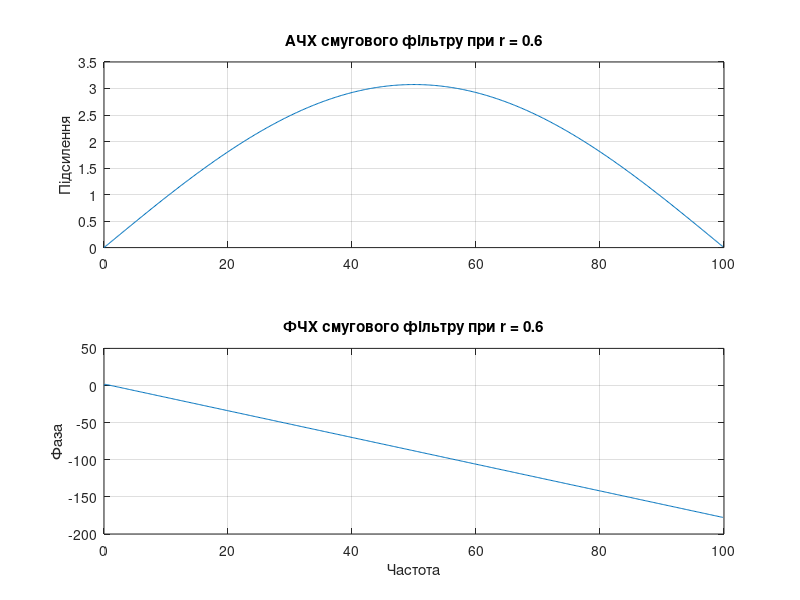

The MATLAB source for this figure: (Note: this script raises an error after producing the figure.)
function lab03_main
%=== Дисципліна:Основи обробки біомедичної інформації ===
%--- Лабораторна робота #3 ФІЛЬТРАЦІЯ БІОСИГНАЛІВ ФІЛЬТРАМИ З НІХ
%
% Використовуйте файли даних: 
%   ecg105.txt - сигнал ЕКГ
%   ecg2x60.dat - сигнал ЕКГ з мережевою перешкодою частотою 60 Гц
%
%----------------------------------------------------------
 
clear, clc, close all
disp('Лабораторна робота #3')
disp('ФІЛЬТРАЦІЯ БІОСИГНАЛІВ ФІЛЬТРАМИ З НІХ')
disp('Виконав: Шелемба П.В., група БМ-462 ННІІДС')
 
%=== Завдання #1.1 ===
% Синтезування смугового фільтру 2-го порядку 
fs = 200;
r = 0.6;
fc = 20; % центральна частота
phi = 2*pi.*fc/fs;
b = [1 0 -1]; % чисельник CФ 
a = 1-2*r*cos(phi)*r^2; % знаменник

%=== Завдання #1.2 ===
% АЧХ та ФЧХ смугового фільтру 2-го порядку
n = 512; % кількість точок, що розраховуються
figure(1)
[h, f] = freqz(b, a, n);
mag = abs(h);
phase = angle(h)*180/pi;
subplot(2, 1, 1); plot(f/(2*pi)*fs, mag), grid on;
title('АЧХ смугового фільтру при r = 0.6'); ylabel('Підсилення');
subplot(2, 1, 2); plot(f/(2*pi)*fs, unwrap(phase)), grid on;
title('ФЧХ смугового фільтру при r = 0.6'); xlabel('Частота'); ylabel('Фаза');

% Обчислення нулів та полюсів фільтру
disp('Нулі смугового фільтру при r = 0.6:');
x = roots(b);
disp(x);
disp('Полюси смугового фільтру при r = 0.6:');
y = poly(a);
disp(y);

% Карта нулів та полюсів фільтру
figure(2)
z = zplane(b);
title('Карта нулів та полюсів смугового фільтру при r = 0.6');

%=== Завдання #1.3 ===
% r = 0.7
r1 = 0.7;
b1 = [1 0 -1];          
a1 = 1-2*r1*cos(phi)*r1^2;     
figure(3)
[h1, f1] = freqz(b1, a1, n);
mag2 = abs(h1);
phase2 = angle(h1)*180/pi;
subplot(2, 1, 1); plot(f1/(2*pi)*fs, mag2), grid on;
title('АЧХ смугового фільтру при r = 0.7'); ylabel('Підсилення');
subplot(2, 1, 2); plot(f1/(2*pi)*fs, unwrap(phase2)), grid on;
title('ФЧХ смугового фільтру при r = 0.7'); xlabel('Частота'); ylabel('Фаза');

% Обчислення нулів та полюсів фільтру
disp('Нулі смугового фільтру при r = 0.7:');
x1 = roots(b1);
disp(x1);
disp('Полюси смугового фільтру при r = 0.7:');
y1 = poly(a1);
disp(y1);

% Карта нулів та полюсів фільтру
figure(4)
z1 = zplane(b1);
title('Карта нулів та полюсів смугового фільтру при r = 0.7');

% r = 0.9
r2 = 0.9;
b2 = [1 0 -1];          
a2 = 1-2*r2*cos(phi)*r2^2;     
figure(5)
[h2, f2] = freqz(b2, a2, n);
mag3 = abs(h2);
phase3 = angle(h2)*180/pi;
subplot(2, 1, 1); plot(f2/(2*pi)*fs, mag3), grid on;
title('АЧХ смугового фільтру при r = 0.9'); ylabel('Підсилення');
subplot(2, 1, 2); plot(f2/(2*pi)*fs, unwrap(phase3)), grid on;
title('ФЧХ смугового фільтру при r = 0.9'); xlabel('Частота'); ylabel('Фаза');

% Обчислення нулів та полюсів фільтру
disp('Нулі смугового фільтру при r = 0.9:');
x2 = roots (b2);
disp(x2);
disp('Полюси смугового фільтру при r = 0.9:');
y2 = poly (a2);
disp(y2);

% Карта нулів та полюсів фільтру
figure(6)
z2 = zplane(b2);
title('Карта нулів та полюсів смугового фільтру при r = 0.9:');

%=== Завдання #1.4 ===
%Визначення добротності
%при r=0.6 y=3.075 0.7y=2.1525 
xd1 = 24.61;
xd2 = 75.39;
%при r=0.7 y=4.494 0.7y=3.1458 x1=24.61 x2=75.39
%при r=0.9 y=11.14 0.7y=7.798 x1=24.61 x2=75.39
disp('Добротність смугового фільтру:');
Q = fc/(xd2-xd1);
disp(Q);

%=== Завдання #1.5 ===
%Побудува графіків перехідних процесів
figure(7)
subplot(3, 1, 1); stepz(b, a);
title('Графік перехідного процесу при r = 0.6');
subplot(3, 1, 2); stepz(b1, a1);
title('Графік перехідного процесу при r = 0.7');
subplot(3, 1, 3); stepz(b2, a2);
title('Графік перехідного процесу при r = 0.9');

%=== Завдання #2.1 ===
% Фільтрація ЕКГ при r = 0.6 
r3 = 0.6;
b3 = [1 0 -1];          
a3 = 1-2*r3*cos(phi)*r3^2; 
ecg = load('ecg105.txt'); % сигнал ЕКГ
ecgd1 = detrend(ecg);
ecgf1 = filter(b3, a3, ecgd1);
t1 = (0:length(ecgf1)-1)/fs;
figure(8)
subplot(2, 1, 1); plot(t1, ecg), grid on;
title('Сигнал з шумом');
xlim([0 2]);
ylabel('Амплітуда');
subplot(2, 1, 2); plot(t1, ecgd1); grid on;
title('Відфільтрований сигнал при r = 0.6');
xlim([0 2]);
xlabel('Відліки'); ylabel('Амплітуда');

%=== Завдання #2.2 ===
% Фільтрація ЕКГ при r = 0.7 та r = 0.8
% r = 0.7
r4 = 0.7;
b4 = [1 0 -1];          
a4 = 1-2*r4*cos(phi)*r4^2; 
ecgf2 = filter(b4, a4, ecgd1);
t2 = (0:length(ecgf2)-1)/fs;
figure(9)
subplot(2, 1, 1); plot(t2, ecgd1), grid on;
title('Сигнал з шумом');
xlim([0 2]);
ylabel('Амплітуда');
subplot(2, 1, 2); plot(t2, ecgf2), grid on;
title('Відфільтрований сигнал при r = 0.7');
xlim([0 2]);
xlabel('Відліки'); ylabel('Амплітуда');

% r = 0.8
r5 = 0.8;
b5 = [1 0 -1];          
a5 = 1-2*r5*cos(phi)*r5^2; 
ecgf3 = filter(b5, a5, ecgd1);
t3 = (0:length(ecgf3)-1)/fs;
figure(10)
subplot(2, 1, 1); plot(t3, ecgd1), grid on;
title('Сигнал з шумом');
xlim([0 2]);
ylabel('Амплітуда');
subplot(2, 1, 2); plot(t3, ecgf3), grid on;
title('Відфільтрований сигнал при r = 0.8');
xlim([0 2]);
xlabel('Відліки'); ylabel('Амплітуда');

%Графіки результатів фільтрації
figure(11)
subplot(2, 1, 1); plot(t2, ecgf2); grid on;
title('Відфільтрований сигнал при r = 0.7');
xlim([0 2]);
ylabel('Амплітуда');
subplot(2, 1, 2); plot(t3, ecgf3); grid on;
title('Відфільтрований сигнал при r = 0.8');
xlim([0 2]);
xlabel('Відліки'); ylabel('Амплітуда');

%=== Завдання #3.1 ===
% Дослідження властивостей режекторного НІХ-фільтру
r6 = 0.8;
phi1 = 110*pi/180;
phi2 = 130*pi/180; 
ax = [1-2*r6*cos(phi1)*r6^2] ;
ax2 = [1-2*r6*cos(phi2)*r6^2];
a6 = conv(ax, ax2);
b6 = [1 1 1]; 

% Передавальна функція
disp('Передавальна функція режекторного НІХ-фільтру:');
H1 = filt(b6, a6) % передавальна функція

%=== Завдання #3.2 ===
% АЧХ та ФЧХ смугового режекторного НІХ-фільтру
figure(12)
[h4, f4] = freqz(a6, b6, n);
mag4 = abs(h4);
phase4 = angle(h4)*180/pi;
subplot(2, 1, 1); plot(f4/(2*pi)*fs, mag4), grid on;
title('АЧХ смугового режекторного НІХ-фільтру'); ylabel ('Підсилення');
subplot(2, 1, 2); plot(f4/(2*pi)*fs, unwrap(phase4)), grid on;
title('ФЧХ смугового режекторного НІХ-фільтру'); xlabel('Частота'); ylabel('Фаза');

% Обчислення нулів та полюсів фільтру
disp('Нулі смугового режекторного НІХ-фільтру:');
x3 = roots(b);
disp(x3);
disp('Полюси смугового режекторного НІХ-фільтру:');
y3 = poly(a);
disp(y3);
 
% Карта нулів та полюсів фільтру
figure(13)
z3 = zplane(b,a);
title('Карта нулів та полюсів смугового режекторного НІХ-фільтру:');

%=== Завдання #3.3 ===
% Порівняння АЧХ і ФЧХ режекторних НІХ і СІХ-фільтрів
figure(14)
subplot(4, 1, 1); plot(f4/(2*pi)*fs, mag4), grid on;
title('АЧХ режекторного НІХ-фільтру'); ylabel('Підсилення');
subplot(4, 1, 2); plot(f4/(2*pi)*fs, unwrap(phase4)), grid on;
title('ФЧХ режекторного НІХ-фільтру'); xlabel('Частота'); ylabel('Фаза');
b7 = [1, 0.618, 1]; % коефіцієнти різницевого рівняння 
a7 = 1;
[h5, f5] = freqz(b7, a7, n, fs);
mag5 = abs(h5);
phase5 = angle(h5)*180/pi;
subplot(4, 1, 3); plot(f5/(2*pi)*fs, mag5), grid on;
title('АЧХ режекторного СІХ-фільтру'); ylabel('Підсилення');
subplot(4, 1, 4); plot(f5/(2*pi)*fs, unwrap(phase5)), grid on;
title('ФЧХ режекторного СІХ-фільтру'); xlabel('Частота'); ylabel('Фаза');

%=== Завдання #3.4 ===
% Фільтрація сигналу ЕКГ(файл ecg2x60.dat) режекторним фільтром
ecg2 = load('ecg2x60.dat'); % сигнал ЕКГ
ecgd2 = detrend(ecg2);
ecgf4 = filter(b6, a6, ecgd2);
t4 = (0:length(ecgf4)-1)/fs;
figure(15)   
subplot(2, 1, 1); plot(t4, ecgd2), grid on;
title('Сигнал з мережевою перешкодою 60 Гц');
xlim([1 2]);
ylabel('Амплітуда');
subplot(2, 1, 2); plot (t4, ecgf4), grid on;
title('Відфільтрований сигнал');
xlim([1 2]);
xlabel('Відліки'); ylabel('Амплітуда');

%=== Завдання #4.1 ===
% АЧХ і ФЧХ цифрових інтеграторів
% Інтегрування методом прямокутників 
fs = 300; % частота дискретизації
T = 1/fs; 
bi1 = [T T]; % чисельник ПФ
ai1 = [1 -1]; % знаменник ПФ

% Інтегрування методом трапецій.
bi2 = [1 1]*T/2;
ai2 = [1 -1];

% Інтегрування методом парабол (Сімпсона).
bi3 = [1 4 1]*T/3;
ai3 = [1 0 -1];

[hi1, wi1] = freqz(bi1, ai1, n);
magi1 = abs(hi1);
phasei1 = angle(hi1)*180/pi;

[hi2, wi2] = freqz(bi2, ai2, n);
magi2 = abs(hi2);
phasei2 = angle(hi2)*180/pi;

[hi3, wi3] = freqz(bi3, ai3, n);
magi3 = abs(hi3);
phasei3 = angle(hi3)*180/pi;

figure(16)
subplot(3, 1, 1); plot(wi1/(2*pi)*fs, magi1), grid on;
title('АЧХ інтегратора (метод прямокутників)'); ylabel('Підсилення');
subplot(3, 1, 2); plot(wi2/(2*pi)*fs, magi2), grid on;
title ('АЧХ інтегратора (метод трапецій)'); ylabel ('Підсилення');
subplot(3, 1, 3); plot(wi3/(2*pi)*fs, magi3), grid on;
title ('АЧХ інтегратора (метод парабол)'); xlabel ('Частота'); ylabel ('Підсилення');

figure(17)
subplot(3, 1, 1); plot(wi1/(2*pi)*fs, unwrap(phasei1)), grid on;
title('ФЧХ інтегратора (метод прямокутників)'); ylabel('Фаза');
subplot(3, 1, 2); plot(wi2/(2*pi)*fs, unwrap(phasei2)), grid on;
title('ФЧХ інтегратора (метод трапецій)'); ylabel('Фаза');
subplot(3, 1, 3); plot(wi3/(2*pi)*fs, unwrap(phasei3)), grid on;
title('ФЧХ інтегратора (метод парабол)'); xlabel('Частота'); ylabel('Фаза');

%=== Завдання #4.2 ===
% Обчислення нулів та полюсів інтеграторів
% метод прямокутників
disp('Нулі інтегратора (метод прямокутників):');
xx = roots(bi1);
disp(xx);
disp('Полюси інтегратора (метод прямокутників):');
yi1 = poly(ai1);
disp(yi1);

%метод трапецій
disp('Нулі інтегратора (метод трапецій):');
xi2 = roots(bi2);
disp(xi2);
disp('Полюси інтегратора (метод трапецій):');
yi2 = poly(ai2);
disp(yi2);

%метод Сімпсона
disp('Нулі інтегратора (метод парабол):');
xi3 = roots(bi3);
disp(xi3);
disp('Полюси інтегратора (метод парабол):');
yi3 = poly(ai3);
disp(yi3);

% Карти нулів та полюсів інтеграторів
% метод прямокутників
figure(18);
zi1 = zplane(bi1, ai1);
title('Карта нулів та полюсів інтегратора (метод прямокутників)');
% метод трапецій
figure(19);
zi2 = zplane(bi2, ai2);
title('Карта нулів та полюсів інтегратора (метод трапецій)');
% метод парабол
figure(20);
zi3 = zplane(bi3, ai3);
title('Карта нулів та полюсів інтегратора (метод парабол)');

%=== Завдання #4.3 ===
% Обчислення абсолютної похибки АЧХ
% метод прямокутників
figure(21);
mag0 = 1./(2*pi*f); % АЧХ ідеального інтегратора 
loglog(f, mag0, f, magi1);
err1 = (magi1 - mag0)*100;
title('Ідеальна та реальна АЧХ інтегратора (метод прямокутників)');
figure(22);
plot(f, err1);
title('Абсолютна похибка АЧХ інтегратора (метод прямокутників)');

%метод трапецій 
figure(23);
loglog(f, mag0, f, magi2); %логарифмічний маштаб
err2 = (magi2 - mag0)*100;
title('Ідеальна та реальна АЧХ інтегратора (метод трапецій)');
figure(24);
plot(f, err2);
title('Абсолютна похибка АЧХ інтегратора (метод трапецій)');

% метод Сімпсона
figure(25);
loglog(f, mag0, f, magi3);
err3 = (magi3 - mag0)*100;
title('Ідеальна та реальна АЧХ інтегратора (метод парабол)');
figure(26);
plot(f, err3);
title('Абсолютна похибка АЧХ інтегратора (метод парабол)');

%=== Завдання #4.4 ===
% Інтегрування сигналу ЕКГ (файл ecg105.txt) інтеграторами
% метод прямокутників
ecgfi1 = filter(bi1, ai1, ecgd1);
ti1 = (0:length(ecgfi1)-1)/fs;
figure(27)
subplot(2, 1, 1); plot(ti1, ecgd1), grid on;
title('Сигнал з шумом');
xlim([0 1]);
ylabel('Амплітуда');
subplot(2, 1, 2); plot(ti1, ecgfi1); grid on;
title('Проінтегрований сигнал (метод прямокутників)');
xlim([1 3]);
xlabel('Відліки'); ylabel('Амплітуда');

%метод трапецій 
ecgfi2 = filter(bi2, ai2, ecgd1);
ti2 = (0:length(ecgfi2)-1)/fs;
figure(28)
subplot(2, 1, 1); plot(ti2, ecgd1), grid on;
title('Сигнал з шумом');
xlim([0 1]);
ylabel('Амплітуда');
subplot(2, 1, 2); plot(ti2, ecgfi2); grid on;
title('Проінтегрований сигнал (метод трапецій)');
xlim([1 3]);
xlabel('Відліки'); ylabel('Амплітуда');

% метод Сімпсона 
ecgfi3 = filter(bi3, ai3, ecgd1);
ti3 = (0:length(ecgfi3)-1)/fs;
figure(29)
subplot(2, 1, 1); plot(ti3, ecgd1), grid on;
title('Сигнал з шумом');
xlim([0 1]);
ylabel('Амплітуда');
subplot(2, 1, 2); plot(ti3, ecgfi3); grid on;
title('Проінтегрований сигнал (метод парабол)');
xlim([1 3]);
xlabel('Відліки'); ylabel('Амплітуда');